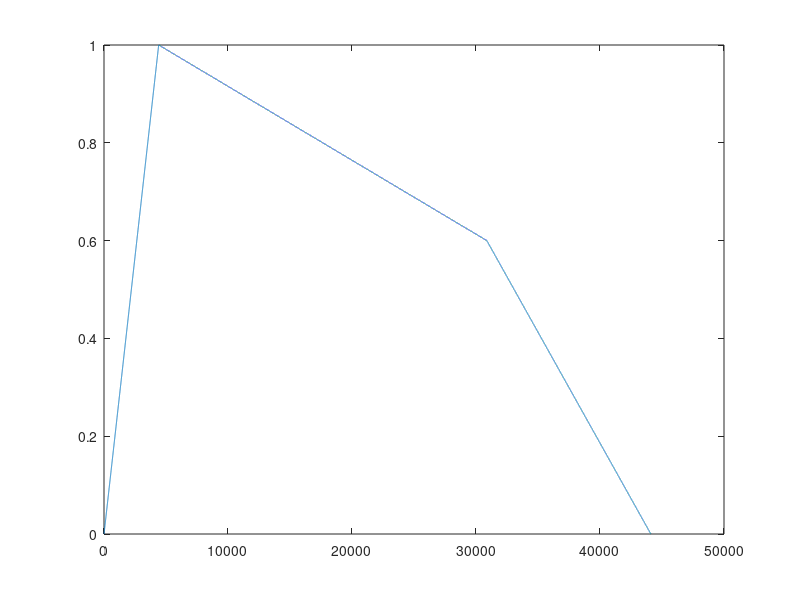

This chart was generated by the following MATLAB code: (Note: this script raises an error after producing the figure.)
clc; clear all;
fs = 44100;

% piano key
E2 = 2*pi*82.41;
G2 = 2*pi*98.0;
A2 = 2*pi*110.0;
B2 = 2*pi*123.47;
C3 = 2*pi*130.81;
Db3 = 2*pi*138.59;
D3 = 2*pi*146.83;
Eb3 = 2*pi*155.56;
E3 = 2*pi*164.81;
F3 = 2*pi*174.61;
Gb3 = 2*pi*185.0;
G3 = 2*pi*196.0;
Ab3 = 2*pi*207.65;
A3 = 2*pi*220.0;
Bb3 = 2*pi*233.08;
B3 = 2*pi*246.94;
C = 2*pi*261.63;
Db = 2*pi*277.18;
D = 2*pi*293.66;
Eb = 2*pi*311.13;
E = 2*pi*329.63;
F = 2*pi*349.23;
Gb = 2*pi*369.99;
G = 2*pi*392.00;
Ab = 2*pi*415.3;
A = 2*pi*440.00;
Bb = 2*pi*466.16;
B = 2*pi*493.88;
C5 = 2*pi*523.25;
Db5 = 2*pi*554.37;
D5 = 2*pi*587.33;
Eb5 = 2*pi*622.25;
E5 = 2*pi*659.26;
F5 = 2*pi*698.46;
E6 = 2*pi*1318.51;

tempo = 60/240;

% right hand + left hand, 1/8 beat based
notation = [E5 0; Eb5 0; E5 0; Eb5 0; E5 0; B 0; D5 0; C5 0; A A2; A E3; 0 A3;C 0; E 0; A 0;B E2; B E3; 0 Ab3;E 0; Ab 0; B 0; C5 A2; C5 E3; 0 A3; E 0; E5 0; Eb5 0;
    E5 0; Eb5 0; E5 0; B 0; D5 0; C5 0; A A2; A E3; 0 A3; C 0; E 0; A 0; B E2; B E3; 0 Ab3; E 0; C5 0; B 0; A A2; A E3; 0 A3; 0 0; E5 0; Eb5 0;E5 0; Eb5 0; E5 0; B 0; D5 0; C5 0;
    A A2; A E3; 0 A3; C 0; E 0; A 0; B E2; B E3; 0 Ab3; E 0; Ab 0; B 0; C5 A2; C5 E3; 0 A3; E 0; E5 0; Eb5 0; E5 0; Eb5 0; E5 0; B 0; D5 0; C5 0; A A2; A E3; 0 A3;C 0; E 0; A 0;
    B E2; B E3; 0 Ab3; E 0; C5 0; B 0; A A2; A E3; 0 A3; B 0; C5 0; D5 0; E5 C3; E5 G3; 0 C; G 0; F5 0; E5 0; D5 G2; D5 G3; 0 B3; F 0; E5 0; D5 0; C A2; C E3; 0 A3; E 0; D5 0; C5 0;
    B E2; B E3; E 0; E 0; E5 0; E 0; E5 0; E5 0; E6 0; Eb5 0; E5 0; Eb5 0; E5 0; Eb5 0; E5 0; B 0; D5 0; C5 0; A A2; A E3; 0 A3; C 0; E 0; A 0; B E2; B E3; 0 Ab3; E 0; Ab 0; B 0;
    A A2; A E3; 0 A3; E 0; E5 0; Eb5 0; E5 0; Eb5 0; E5 0; B 0; D5 0; C5 0; A A2; A E3; 0 A3; C 0; E 0; A 0; B E2; B E3; 0 Ab3; E 0; C5 0; B 0; A A2; A E3; 0 A3];
t = [1 1 1 1 1 1 1 1 1 1 1 1 1 1 1 1 1 1 1 1 1 1 1 1 1 1 1 1 1 1 1 1 1 1 1 1 1 1 1 1 1 1 1 1 1 1 1 1 1 1 1 1 1 1 1 1 1 1 1 1 1 1 1 1 1 1 1 1 1 1 1 1 1 1 1 1 1 1 1 1 1 1 1 1 1 1 1 1 1 1 1 1 1 1 1 1 1 1 1 1 1 1 1 1 1 1 1 1 1 1 1 1 1 1 1 1 1 1 1 1 1 1 1 1 1 1 1 1 1 1 1 1 1 1 1 1 1 1 1 1 1 1 1 1 1 1 1 1 1 1 1 1 1 1 1 1 1 1 1 1 1 1 1 1 1 1 1 1 1 1 1 1 1 1 1 1 1 1 1];
t = t*tempo;

A = linspace(0,1,round(0.1*fs));
D = linspace(1,0.6,round(0.6*fs));
S = linspace(0.6,0.2,round(0.2*fs));
R = linspace(0.2,0, round(0.1*fs));
ADSR = [A D S R];
plot(ADSR);

N0 = length(notation);

for k = 1:N0
   n = 0:t(k)*fs;
   x = cos(notation(k)*n/fs);
   A = linspace(0,1,round(0.10*fs*t(k)));
   D = linspace(1,0.8,round(0.4*fs*t(k)));
   S = linspace(0.8,0.2,round(0.4*fs*t(k)));
   R = linspace(0.2,0, round(0.10*fs*t(k)));
   ADSR = [A D S R; A D S R];
   x = x.*ADSR;
   sound(x,fs);
   pause(t(k))
end
sound(y,Fs)